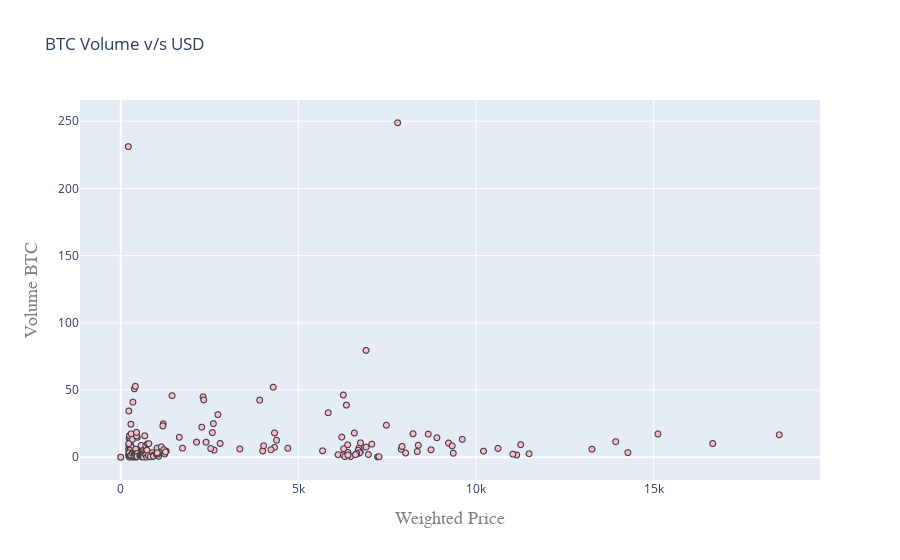

The code cell stored with this chart in its notebook:
### Code cell
#BTC Volume vs USD visualization
trace = go.Scattergl(
    y = weekly_rows['Volume_(BTC)'].astype(float),
    x = weekly_rows['Weighted_Price'].astype(float),
    mode = 'markers',
    marker = dict(
        color = '#FFBAD2',
        line = dict(width = 1)
    )
)
layout = go.Layout(
    title='BTC Volume v/s USD',
    xaxis=dict(
        title='Weighted Price',
        titlefont=dict(
            family='Courier New, monospace',
            size=18,
            color='#7f7f7f'
        )
    ),
    yaxis=dict(
        title='Volume BTC',
        titlefont=dict(
            family='Courier New, monospace',
            size=18,
            color='#7f7f7f'
        )))
fig_data = [trace]
fig = go.Figure(data=fig_data, layout=layout)
fig.show()

### Figure 1 — Plotly figure (JSON) as saved in the notebook; plotly's stock layout.template omitted (floating-point values rounded to 4 significant figures; data arrays with more than 128 entries replaced by an {"elided": "..."} marker saying what was removed)
{"data": [{"marker": {"color": "#FFBAD2", "line": {"width": 1}}, "mode": "markers", "type": "scattergl", "x": {"elided": "201 float values"}, "y": {"elided": "201 float values"}}], "layout": {"autosize": true, "title": {"text": "BTC Volume v/s USD"}, "xaxis": {"autorange": true, "range": [-1122.0, 19660.0], "title": {"font": {"color": "#7f7f7f", "family": "Courier New, monospace", "size": 18}, "text": "Weighted Price"}, "type": "linear"}, "yaxis": {"autorange": true, "range": [-20.54, 269.4], "title": {"font": {"color": "#7f7f7f", "family": "Courier New, monospace", "size": 18}, "text": "Volume BTC"}, "type": "linear"}}}
